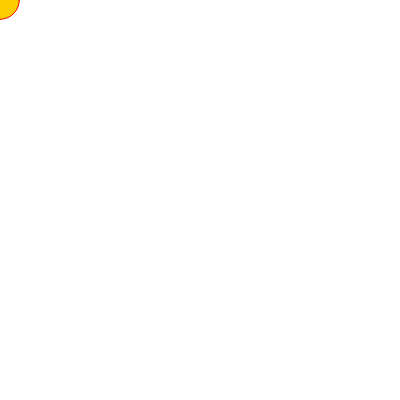
Frame 1 (no input)
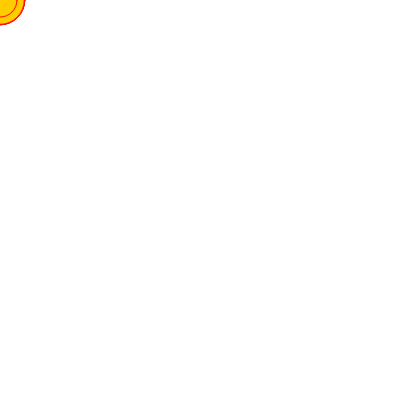
Frame 60 (no input)
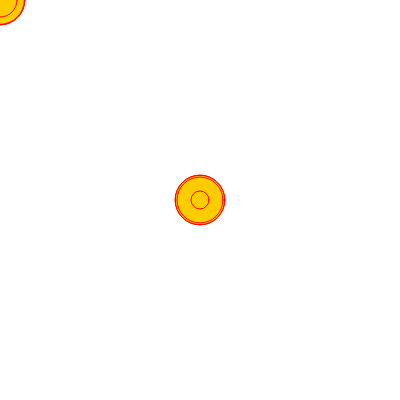
Frame 120 (the mouse pressed at the canvas centre since frame 60)

The p5.js sketch that drew these frames (run headless with seeded random() and noise() and a simulated clock; from frame 60 on, the mouse is pressed at the canvas centre):

// p5.js sketch
// ── sketch.js
function setup() {
  createCanvas(400, 400);
}

function draw() {
  stroke (255,0,0)
  fill(255, 204, 0);
  ellipse(mouseX, mouseY, random(10, 50));
}
